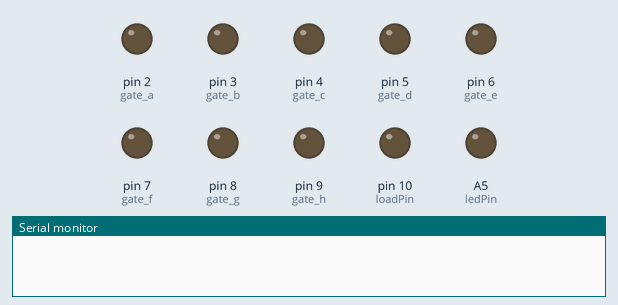
Recording of a sketch running on a simulated Arduino Uno, built with avr-gcc and run on an emulated ATmega328P. Shown: output pins drawn as LEDs (lit = HIGH), the last lines printed to the serial monitor. Random numbers use the default seed unless the sketch sets one.

Above: at 0.1 s.
At 5.3 s:
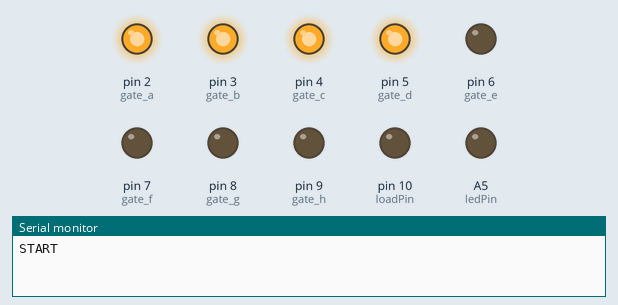
Timing chart, 0 to 6.8 s (numbered marks = the images above):
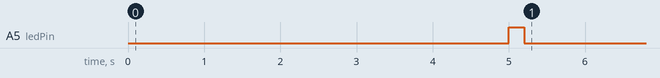

The sketch:

sketch.ino
```cpp
#include <MIDI.h>
#include <SPI.h>


MIDI_CREATE_DEFAULT_INSTANCE();
int keyboard[120];
int notes[7] = {36, 45, 60, 72, 81, 96, 108};
//correspond to to DAC output voltage, between 0 and 256. Every increment of 3 is 1/12 volt

struct dac {
  int note;
  int gate;
  int priority;
};

struct dac myDAC[4];

const int loadPin = 10;
const int ledPin = A5;

const int DACa = 0,
          DACb = 2,
          DACc = 4,
          DACd = 6,
          DACe = 8,
          DACf = 10,
          DACg = 12,
          DACh = 14;

const int gate_a = 2,
          gate_b = 3,
          gate_c = 4,
          gate_d = 5,
          gate_e = 6,
          gate_f = 7,
          gate_g = 8,
          gate_h = 9;


void handleNoteOn(byte channel, byte pitch, byte velocity)
{
  dACWrite(0, notes[random(6)]);
  dACWrite(2, notes[random(6)]);
  dACWrite(4, notes[random(6)]);
  dACWrite(6, notes[random(6)]);
}

void handleNoteOff(byte channel, byte pitch, byte velocity)
{
  digitalWrite(LED_BUILTIN, HIGH);
}

void dACWrite(int channel, int level) {
  digitalWrite(loadPin,HIGH);
  SPI.transfer(channel);
  SPI.transfer(level);
  digitalWrite(loadPin,LOW);
}


void setup()
{

    Serial.begin(31250);

    MIDI.setHandleNoteOn(handleNoteOn);

    MIDI.setHandleNoteOff(handleNoteOff);

    //MIDI.begin(MIDI_CHANNEL_OMNI);

    pinMode(LED_BUILTIN, OUTPUT);

    pinMode(loadPin, OUTPUT);
    pinMode(gate_a, OUTPUT);
    pinMode(gate_b, OUTPUT);
    pinMode(gate_c, OUTPUT);
    pinMode(gate_d, OUTPUT);
    pinMode(gate_e, OUTPUT);
    pinMode(gate_f, OUTPUT);
    pinMode(gate_g, OUTPUT);
    pinMode(gate_h, OUTPUT);

    SPI.begin();
    SPI.setBitOrder(MSBFIRST);
    SPI.setClockDivider(SPI_CLOCK_DIV16);
    SPI.setDataMode(SPI_MODE1);

    digitalWrite(loadPin,LOW);

    delay(5000);
    Serial.println("START");
    pinMode(ledPin, OUTPUT);
    digitalWrite(ledPin, HIGH);
    delay(200);
    digitalWrite(ledPin, LOW);

    digitalWrite(2, HIGH);
    digitalWrite(3, HIGH);
    digitalWrite(4, HIGH);
    digitalWrite(5, HIGH);

}

void loop()
{

    MIDI.read();

}
```
